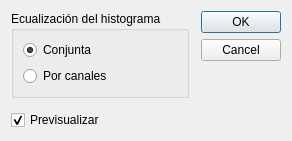
<?xml version="1.0" encoding="UTF-8"?>
<ui version="4.0">
 <class>EcualizacionHistograma</class>
 <widget class="QDialog" name="EcualizacionHistograma">
  <property name="windowModality">
   <enum>Qt::WindowModality::WindowModal</enum>
  </property>
  <property name="geometry">
   <rect>
    <x>0</x>
    <y>0</y>
    <width>275</width>
    <height>126</height>
   </rect>
  </property>
  <property name="windowTitle">
   <string>Ecualización del histograma</string>
  </property>
  <layout class="QGridLayout" name="gridLayout">
   <property name="spacing">
    <number>12</number>
   </property>
   <item row="0" column="0">
    <widget class="QGroupBox" name="groupBox">
     <property name="title">
      <string>Ecualización del histograma</string>
     </property>
     <layout class="QVBoxLayout" name="verticalLayout">
      <item>
       <widget class="QRadioButton" name="radioButton">
        <property name="text">
         <string>Conjunta</string>
        </property>
        <property name="checked">
         <bool>true</bool>
        </property>
       </widget>
      </item>
      <item>
       <widget class="QRadioButton" name="radioButton_2">
        <property name="text">
         <string>Por canales</string>
        </property>
       </widget>
      </item>
     </layout>
    </widget>
   </item>
   <item row="0" column="1">
    <widget class="QDialogButtonBox" name="buttonBox">
     <property name="orientation">
      <enum>Qt::Orientation::Vertical</enum>
     </property>
     <property name="standardButtons">
      <set>QDialogButtonBox::StandardButton::Cancel|QDialogButtonBox::StandardButton::Ok</set>
     </property>
    </widget>
   </item>
   <item row="1" column="0">
    <widget class="QCheckBox" name="checkBox">
     <property name="text">
      <string>Previsualizar</string>
     </property>
     <property name="checked">
      <bool>true</bool>
     </property>
    </widget>
   </item>
  </layout>
 </widget>
 <resources/>
 <connections>
  <connection>
   <sender>buttonBox</sender>
   <signal>accepted()</signal>
   <receiver>EcualizacionHistograma</receiver>
   <slot>accept()</slot>
   <hints>
    <hint type="sourcelabel">
     <x>248</x>
     <y>254</y>
    </hint>
    <hint type="destinationlabel">
     <x>157</x>
     <y>274</y>
    </hint>
   </hints>
  </connection>
  <connection>
   <sender>buttonBox</sender>
   <signal>rejected()</signal>
   <receiver>EcualizacionHistograma</receiver>
   <slot>reject()</slot>
   <hints>
    <hint type="sourcelabel">
     <x>316</x>
     <y>260</y>
    </hint>
    <hint type="destinationlabel">
     <x>286</x>
     <y>274</y>
    </hint>
   </hints>
  </connection>
 </connections>
</ui>
